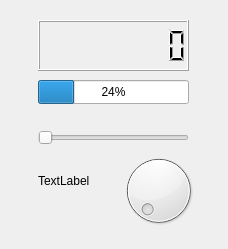
<?xml version="1.0" encoding="UTF-8"?>
<ui version="4.0">
 <class>Form</class>
 <widget class="QWidget" name="Form">
  <property name="geometry">
   <rect>
    <x>0</x>
    <y>0</y>
    <width>228</width>
    <height>249</height>
   </rect>
  </property>
  <property name="windowTitle">
   <string>Form</string>
  </property>
  <widget class="QLCDNumber" name="lcdNumber">
   <property name="geometry">
    <rect>
     <x>38</x>
     <y>20</y>
     <width>151</width>
     <height>51</height>
    </rect>
   </property>
   <property name="digitCount">
    <number>8</number>
   </property>
  </widget>
  <widget class="QProgressBar" name="progressBar">
   <property name="geometry">
    <rect>
     <x>38</x>
     <y>80</y>
     <width>151</width>
     <height>24</height>
    </rect>
   </property>
   <property name="value">
    <number>24</number>
   </property>
  </widget>
  <widget class="QSlider" name="horizontalSlider">
   <property name="geometry">
    <rect>
     <x>38</x>
     <y>130</y>
     <width>151</width>
     <height>16</height>
    </rect>
   </property>
   <property name="maximum">
    <number>100</number>
   </property>
   <property name="orientation">
    <enum>Qt::Horizontal</enum>
   </property>
  </widget>
  <widget class="QLabel" name="label">
   <property name="geometry">
    <rect>
     <x>38</x>
     <y>170</y>
     <width>68</width>
     <height>22</height>
    </rect>
   </property>
   <property name="text">
    <string>TextLabel</string>
   </property>
  </widget>
  <widget class="QDial" name="dial">
   <property name="geometry">
    <rect>
     <x>118</x>
     <y>150</y>
     <width>81</width>
     <height>81</height>
    </rect>
   </property>
  </widget>
 </widget>
 <resources/>
 <connections/>
</ui>
